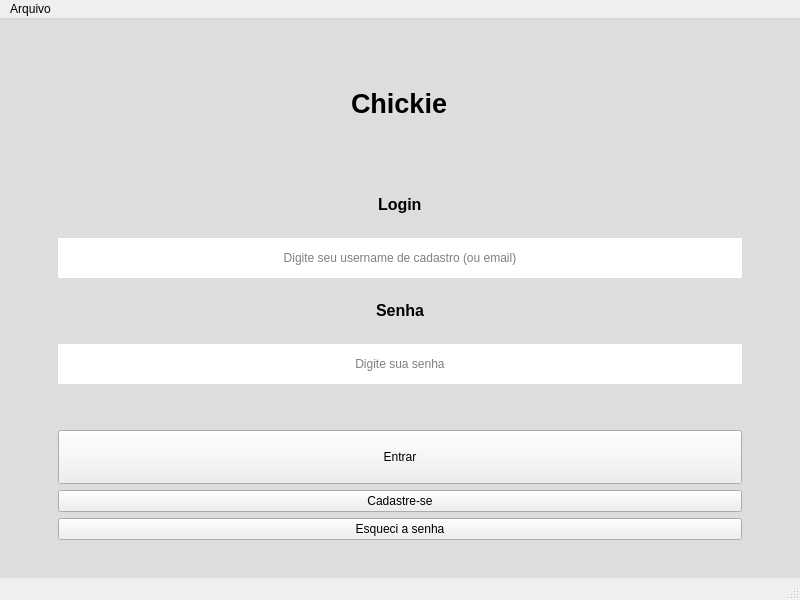
<?xml version="1.0" encoding="UTF-8"?>
<ui version="4.0">
 <class>MainWindow</class>
 <widget class="QMainWindow" name="MainWindow">
  <property name="geometry">
   <rect>
    <x>0</x>
    <y>0</y>
    <width>800</width>
    <height>600</height>
   </rect>
  </property>
  <property name="windowTitle">
   <string>Login - Chickie</string>
  </property>
  <property name="styleSheet">
   <string notr="true">.QLineEdit {
  background-color: #ffffff;
}</string>
  </property>
  <widget class="QWidget" name="centralwidget">
   <property name="styleSheet">
    <string notr="true">#centralwidget {
  background-color: #ddd
}</string>
   </property>
   <layout class="QHBoxLayout" name="horizontalLayout">
    <item>
     <spacer name="horizontalSpacer">
      <property name="orientation">
       <enum>Qt::Horizontal</enum>
      </property>
      <property name="sizeType">
       <enum>QSizePolicy::Minimum</enum>
      </property>
      <property name="sizeHint" stdset="0">
       <size>
        <width>40</width>
        <height>20</height>
       </size>
      </property>
     </spacer>
    </item>
    <item>
     <widget class="QFrame" name="frame">
      <property name="styleSheet">
       <string notr="true">#frame {
  border: 0px;
}

.QLineEdit {
  border: 0px;
}</string>
      </property>
      <property name="frameShape">
       <enum>QFrame::StyledPanel</enum>
      </property>
      <property name="frameShadow">
       <enum>QFrame::Raised</enum>
      </property>
      <layout class="QVBoxLayout" name="verticalLayout_2">
       <item>
        <spacer name="verticalSpacer_4">
         <property name="orientation">
          <enum>Qt::Vertical</enum>
         </property>
         <property name="sizeType">
          <enum>QSizePolicy::Minimum</enum>
         </property>
         <property name="sizeHint" stdset="0">
          <size>
           <width>20</width>
           <height>40</height>
          </size>
         </property>
        </spacer>
       </item>
       <item alignment="Qt::AlignHCenter">
        <widget class="QLabel" name="labelChikie">
         <property name="text">
          <string>&lt;html&gt;&lt;head/&gt;&lt;body&gt;&lt;p&gt;&lt;span style=&quot; font-size:20pt; font-weight:600;&quot;&gt;Chickie&lt;/span&gt;&lt;/p&gt;&lt;/body&gt;&lt;/html&gt;</string>
         </property>
        </widget>
       </item>
       <item>
        <spacer name="verticalSpacer_2">
         <property name="orientation">
          <enum>Qt::Vertical</enum>
         </property>
         <property name="sizeType">
          <enum>QSizePolicy::Maximum</enum>
         </property>
         <property name="sizeHint" stdset="0">
          <size>
           <width>20</width>
           <height>40</height>
          </size>
         </property>
        </spacer>
       </item>
       <item alignment="Qt::AlignHCenter">
        <widget class="QLabel" name="labelLogin">
         <property name="text">
          <string>&lt;html&gt;&lt;head/&gt;&lt;body&gt;&lt;p&gt;&lt;span style=&quot; font-size:12pt; font-weight:600;&quot;&gt;Login&lt;/span&gt;&lt;/p&gt;&lt;/body&gt;&lt;/html&gt;</string>
         </property>
        </widget>
       </item>
       <item>
        <widget class="QLineEdit" name="lineEditLogin">
         <property name="minimumSize">
          <size>
           <width>0</width>
           <height>40</height>
          </size>
         </property>
         <property name="text">
          <string/>
         </property>
         <property name="maxLength">
          <number>30</number>
         </property>
         <property name="alignment">
          <set>Qt::AlignCenter</set>
         </property>
         <property name="placeholderText">
          <string>Digite seu username de cadastro (ou email)</string>
         </property>
        </widget>
       </item>
       <item alignment="Qt::AlignHCenter">
        <widget class="QLabel" name="labelSenha">
         <property name="text">
          <string>&lt;html&gt;&lt;head/&gt;&lt;body&gt;&lt;p&gt;&lt;span style=&quot; font-size:12pt; font-weight:600;&quot;&gt;Senha&lt;/span&gt;&lt;/p&gt;&lt;/body&gt;&lt;/html&gt;</string>
         </property>
        </widget>
       </item>
       <item>
        <widget class="QLineEdit" name="lineEditSenha">
         <property name="minimumSize">
          <size>
           <width>0</width>
           <height>40</height>
          </size>
         </property>
         <property name="text">
          <string/>
         </property>
         <property name="maxLength">
          <number>30</number>
         </property>
         <property name="echoMode">
          <enum>QLineEdit::Password</enum>
         </property>
         <property name="alignment">
          <set>Qt::AlignCenter</set>
         </property>
         <property name="placeholderText">
          <string>Digite sua senha</string>
         </property>
        </widget>
       </item>
       <item>
        <spacer name="verticalSpacer">
         <property name="orientation">
          <enum>Qt::Vertical</enum>
         </property>
         <property name="sizeType">
          <enum>QSizePolicy::Minimum</enum>
         </property>
         <property name="sizeHint" stdset="0">
          <size>
           <width>20</width>
           <height>40</height>
          </size>
         </property>
        </spacer>
       </item>
       <item>
        <widget class="QPushButton" name="pushButtonEntrar">
         <property name="sizePolicy">
          <sizepolicy hsizetype="Minimum" vsizetype="Minimum">
           <horstretch>0</horstretch>
           <verstretch>0</verstretch>
          </sizepolicy>
         </property>
         <property name="baseSize">
          <size>
           <width>0</width>
           <height>0</height>
          </size>
         </property>
         <property name="styleSheet">
          <string notr="true">QPushButton:hover {
  background-color: rgba(180,200,220, 0.8);
}</string>
         </property>
         <property name="text">
          <string>Entrar</string>
         </property>
        </widget>
       </item>
       <item>
        <widget class="QPushButton" name="pushButtonCadastrar">
         <property name="text">
          <string>Cadastre-se</string>
         </property>
        </widget>
       </item>
       <item>
        <widget class="QPushButton" name="pushButtonEsqueciASenha">
         <property name="text">
          <string>Esqueci a senha</string>
         </property>
        </widget>
       </item>
       <item>
        <spacer name="verticalSpacer_3">
         <property name="orientation">
          <enum>Qt::Vertical</enum>
         </property>
         <property name="sizeType">
          <enum>QSizePolicy::Minimum</enum>
         </property>
         <property name="sizeHint" stdset="0">
          <size>
           <width>0</width>
           <height>20</height>
          </size>
         </property>
        </spacer>
       </item>
      </layout>
     </widget>
    </item>
    <item>
     <spacer name="horizontalSpacer_2">
      <property name="orientation">
       <enum>Qt::Horizontal</enum>
      </property>
      <property name="sizeType">
       <enum>QSizePolicy::Minimum</enum>
      </property>
      <property name="sizeHint" stdset="0">
       <size>
        <width>40</width>
        <height>20</height>
       </size>
      </property>
     </spacer>
    </item>
   </layout>
  </widget>
  <widget class="QMenuBar" name="menubar">
   <property name="geometry">
    <rect>
     <x>0</x>
     <y>0</y>
     <width>800</width>
     <height>27</height>
    </rect>
   </property>
   <widget class="QMenu" name="menuArquivo">
    <property name="title">
     <string>Arquivo</string>
    </property>
    <addaction name="actionSair"/>
   </widget>
   <addaction name="menuArquivo"/>
  </widget>
  <widget class="QStatusBar" name="statusbar"/>
  <action name="actionSair">
   <property name="text">
    <string>Sair</string>
   </property>
  </action>
 </widget>
 <resources/>
 <connections/>
</ui>
